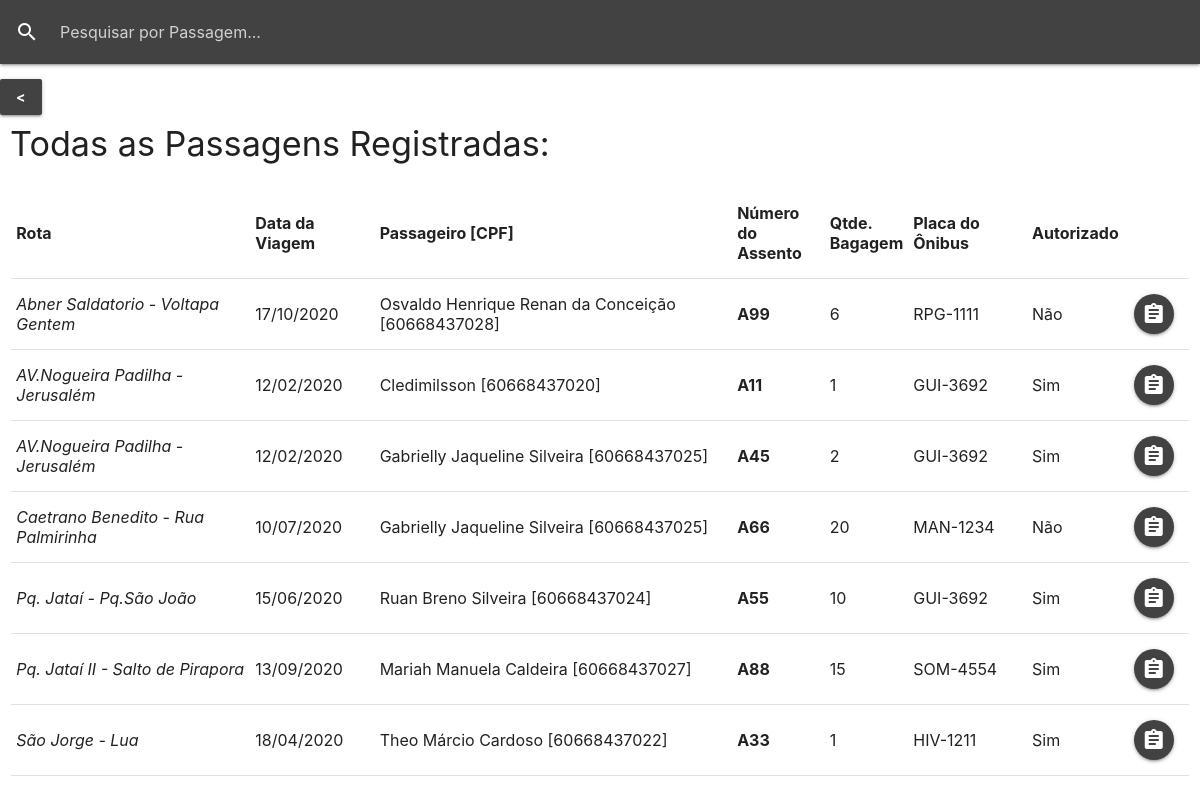
Page /lancamentos/passagens/buscar/buscarVenda.php on the committed database.
### tables this page shows
CREATE TABLE LCMT_VIAGEM_PASS (
  DATA_VIAGEM2 DATETIME NOT NULL,
  ROTA3 VARCHAR(60) NOT NULL,
  NUM_ASSENTO DECIMAL(3,0) NOT NULL,
  CPF2 DECIMAL(14,0) DEFAULT NULL,
  AUTO_VGM CHAR(1) DEFAULT NULL,
  NUM_BAG DECIMAL(3,0) DEFAULT NULL,
  PRIMARY KEY (DATA_VIAGEM2,ROTA3,NUM_ASSENTO)
);

CREATE TABLE CAD_PASSAGEIRO (
  CPF DECIMAL(14,0) NOT NULL,
  PASS_NAME VARCHAR(40) DEFAULT NULL,
  CIDADE_P VARCHAR(30) DEFAULT NULL,
  ESTADO_P CHAR(2) DEFAULT NULL,
  PASS_NASC DATETIME DEFAULT NULL,
  OBS_PASS VARCHAR(1000) DEFAULT NULL,
  PRIMARY KEY (CPF)
);

CREATE TABLE LCMT_VIAGEM (
  DATA_VIAGEM DATETIME NOT NULL,
  ROTA2 VARCHAR(60) NOT NULL,
  PLACA2 VARCHAR(8) DEFAULT NULL,
  COD_MOT2 DECIMAL(6,0) DEFAULT NULL,
  PRIMARY KEY (DATA_VIAGEM,ROTA2)
);

### lancamentos/passagens/buscar/buscarVenda.php (the view, shortened to what this page needs)
<?php
$host = "localhost";
$user = "root";
$pass = "";
$banco = "ONIBUS";
$conexao = mysqli_connect($host, $user, $pass) or die(mysqli_error());
mysqli_select_db($conexao,$banco) or die (mysqli_error());
mysqli_set_charset($conexao,"utf8");
?>
<html>
<head>
	<link rel="stylesheet" href="https://cdnjs.cloudflare.com/ajax/libs
	/materialize/1.0.0/css/materialize.min.css">
</head>
<body>
	<form name="searchUserForm" method="POST" action="vendaResults.php">
	<nav>
    <div class="nav-wrapper grey darken-3">
      <form>
        <div class="input-field">
          <input id="search" placeholder="Pesquisar por Passagem..." name="navbar" type="search" required>
          <label class="label-icon" for="search"><i class="material-icons">search</i></label>
          <i class="material-icons">close</i>
        </div>
      </form>
    </div>
    </nav>
	</form>
<?php
	echo"
  <a class='btn tooltipped grey darken-3' href='../cadVendaMain.php'><b><</b></a>
  ";
	$sql = mysqli_query($conexao,"SELECT * FROM LCMT_VIAGEM_PASS ORDER BY ROTA3 ASC");
	$row = mysqli_num_rows($sql);
	if($row > 0){
	echo "<h4 style='margin: 10px;'>Todas as Passagens Registradas:</h4>";
		echo"
		<div class='center-align'>
		<div class='row'>
        <div class='input-field col s12'>
		<table class='responsive-table'>
        <thead>
          <tr>
              <th>Rota</th>
              <th>Data da Viagem</th>
              <th>Passageiro [CPF]</th>
			  <th>Número <br>do Assento</th>
			  <th>Qtde. <br>Bagagem</th>
			  <th>Placa do Ônibus</th>
			  <th>Autorizado</th>
			   <th></th>
          </tr>
        </thead>
		";
		while($linha = mysqli_fetch_array($sql))
		{
			$rota = $linha['ROTA3'];
			$numAssento = $linha['NUM_ASSENTO'];
			if($numAssento < 10){$numAssento = "A0".$numAssento;}else{$numAssento = "A".$numAssento;}
			$CPF = $linha['CPF2'];
			$sql2 = mysqli_query($conexao,"SELECT * FROM CAD_PASSAGEIRO WHERE CPF='$CPF'");
			if($linha2 = mysqli_fetch_array($sql2))
			{
				$nomePass = $linha2['PASS_NAME'];
			}
			$nome = $nomePass." [".$CPF."]";
			$autoVgm = $linha['AUTO_VGM'];
			if($autoVgm == "S"){$autoVgm = "Sim";}else{$autoVgm = "Não";}
			$numbag = $linha['NUM_BAG'];
			$mysqliDateFormat = $linha['DATA_VIAGEM2'];
			$mysqliDateFormat = str_replace(" 00:00:00","",$mysqliDateFormat);
			$date = date_create_from_format('Y-m-d', $mysqliDateFormat);
			$dataviagem = date_format($date, 'd/m/Y');
			$sql3 = mysqli_query($conexao,"SELECT * FROM LCMT_VIAGEM
			WHERE DATA_VIAGEM='$mysqliDateFormat' AND ROTA2='$rota'");
			if($linha3 = mysqli_fetch_array($sql3))
			{
				$placa = $linha3['PLACA2'];
			}
	echo "
        <tbody>
          <tr>
            <td><i>$rota</i></td>
            <td>$dataviagem</td>
            <td>$nome</td>
			<td><b>$numAssento</b></td>
			<td>$numbag</td>
			<td>$placa</td>
			<td>$autoVgm</td>
			<td><a href='vendaPDF.php?
			rota=$rota&&
			numAssento=$numAssento&&
			nome=$nome&&
			dataviagem=$dataviagem&&
			numbag=$numbag&&
			autoVgm=$autoVgm&&
			placa=$placa
			' class='btn-floating grey darken-3' style='margin-left: 5px'><i class='small material-icons'>assignment</i></a></td>
			<td style='color: darkred'>
          </tr>
        </tbody>
	  ";
		}
		echo "</table></div></div><div>";
	}else{
		echo "<center><h1>Nenhuma Passagem Registrada</h1></center>";
	}
?>
</body>
</html>

### rows in the picture
lcmt_viagem_pass: ROTA3 "Abner Saldatorio - Voltapa Gentem", DATA_VIAGEM2 "17/10/2020", CPF2.PASS_NAME "Osvaldo Henrique Renan da Conceição [60668437028]", numAssento "A99", NUM_BAG "6", lcmt_viagem.PLACA2 "RPG-1111", AUTO_VGM "Não"
lcmt_viagem_pass: ROTA3 "AV.Nogueira Padilha - Jerusalém", DATA_VIAGEM2 "12/02/2020", CPF2.PASS_NAME "Cledimilsson [60668437020]", numAssento "A11", NUM_BAG "1", lcmt_viagem.PLACA2 "GUI-3692", AUTO_VGM "Sim"
lcmt_viagem_pass: ROTA3 "AV.Nogueira Padilha - Jerusalém", DATA_VIAGEM2 "12/02/2020", CPF2.PASS_NAME "Gabrielly Jaqueline Silveira [60668437025]", numAssento "A45", NUM_BAG "2", lcmt_viagem.PLACA2 "GUI-3692", AUTO_VGM "Sim"
lcmt_viagem_pass: ROTA3 "Caetrano Benedito - Rua Palmirinha", DATA_VIAGEM2 "10/07/2020", CPF2.PASS_NAME "Gabrielly Jaqueline Silveira [60668437025]", numAssento "A66", NUM_BAG "20", lcmt_viagem.PLACA2 "MAN-1234", AUTO_VGM "Não"
lcmt_viagem_pass: ROTA3 "Pq. Jataí - Pq.São João", DATA_VIAGEM2 "15/06/2020", CPF2.PASS_NAME "Ruan Breno Silveira [60668437024]", numAssento "A55", NUM_BAG "10", lcmt_viagem.PLACA2 "GUI-3692", AUTO_VGM "Sim"
lcmt_viagem_pass: ROTA3 "Pq. Jataí II - Salto de Pirapora", DATA_VIAGEM2 "13/09/2020", CPF2.PASS_NAME "Mariah Manuela Caldeira [60668437027]", numAssento "A88", NUM_BAG "15", lcmt_viagem.PLACA2 "SOM-4554", AUTO_VGM "Sim"
lcmt_viagem_pass: ROTA3 "São Jorge - Lua", DATA_VIAGEM2 "18/04/2020", CPF2.PASS_NAME "Theo Márcio Cardoso [60668437022]", numAssento "A33", NUM_BAG "1", lcmt_viagem.PLACA2 "HIV-1211", AUTO_VGM "Sim"
